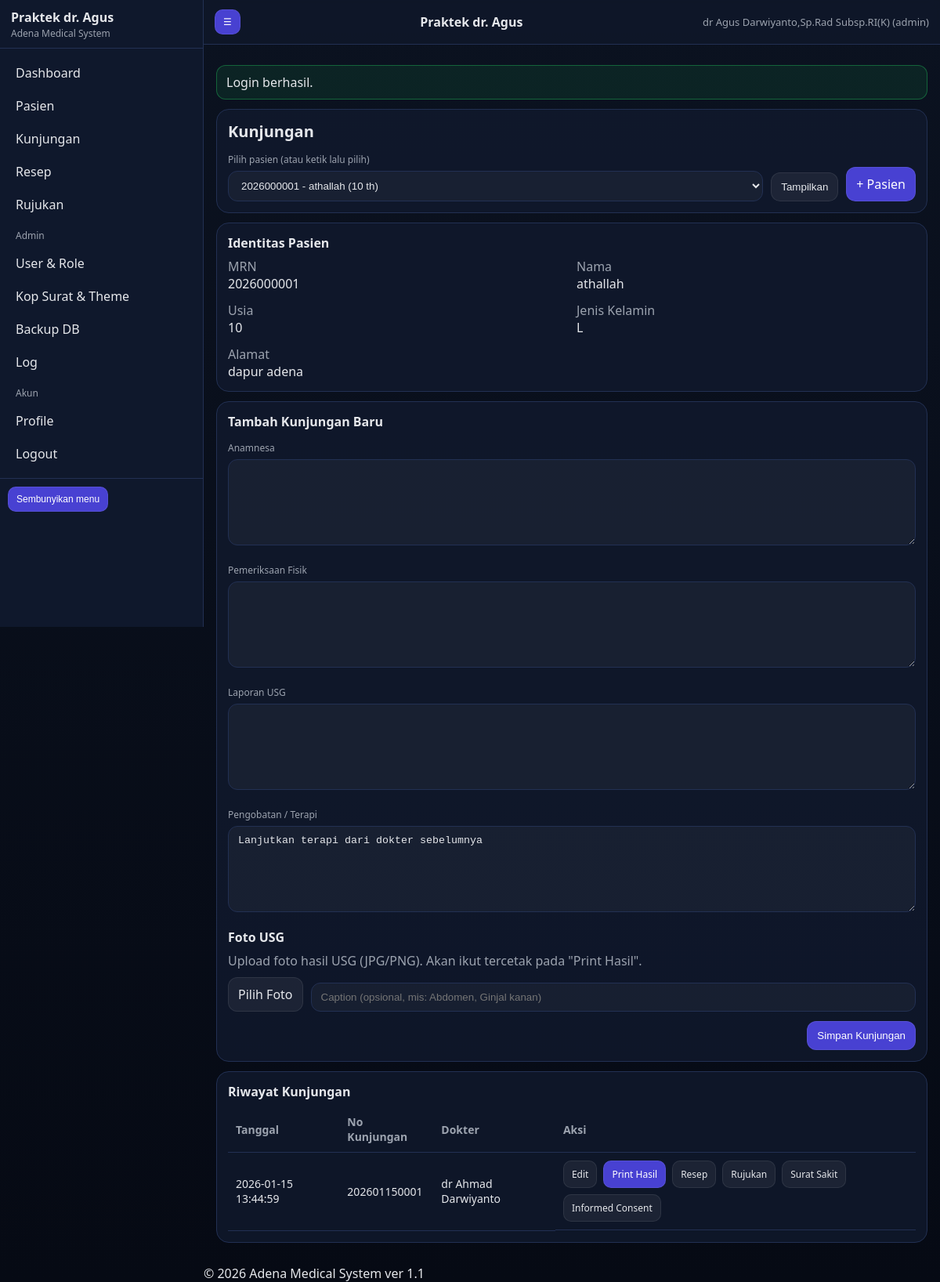
/visits.php?patient_id=2 (signed in), run on an earlier commit of the app's database.
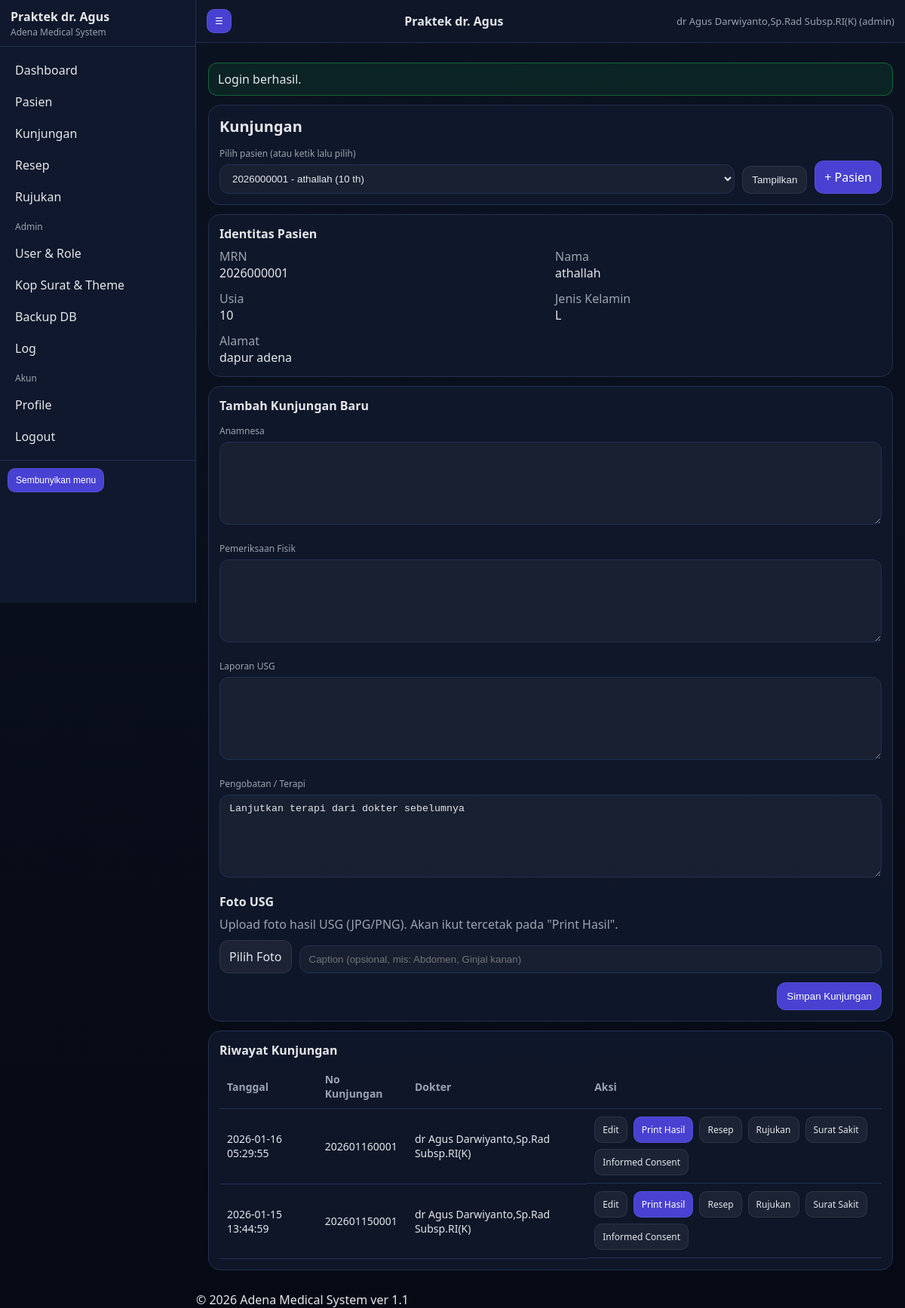
And on a later commit of the database.
### tables this page shows
CREATE TABLE `visits` (
  `id` bigint(20) NOT NULL,
  `patient_id` bigint(20) NOT NULL,
  `visit_no` varchar(30) NOT NULL,
  `visit_date` datetime NOT NULL,
  `anamnesis` mediumtext DEFAULT NULL,
  `physical_exam` mediumtext DEFAULT NULL,
  `usg_report` mediumtext DEFAULT NULL,
  `therapy` mediumtext DEFAULT NULL,
  `doctor_id` int(11) DEFAULT NULL,
  `signature_path` varchar(255) DEFAULT NULL,
  `created_at` datetime NOT NULL,
  `updated_at` datetime DEFAULT NULL
);

CREATE TABLE `users` (
  `id` int(11) NOT NULL,
  `username` varchar(50) NOT NULL,
  `password_hash` varchar(255) NOT NULL,
  `role` enum('admin','dokter','perawat','sekretariat') NOT NULL DEFAULT 'dokter',
  `full_name` varchar(120) DEFAULT NULL,
  `sip` varchar(80) DEFAULT NULL,
  `phone` varchar(50) DEFAULT NULL,
  `email` varchar(120) DEFAULT NULL,
  `signature_path` varchar(255) DEFAULT NULL,
  `is_active` tinyint(1) NOT NULL DEFAULT 1,
  `created_at` datetime NOT NULL,
  `updated_at` datetime DEFAULT NULL
);

### app/db.php (called while the page is built, shortened)
<?php
require_once __DIR__ . '/helpers.php';
function db(): PDO {
  static $pdo = null;
  if ($pdo) return $pdo;
  $cfg = config()['db'];
  $dsn = sprintf('mysql:host=%s;port=%d;dbname=%s;charset=%s',
    $cfg['host'], (int)$cfg['port'], $cfg['name'], $cfg['charset'] ?? 'utf8mb4'
  );
  $opt = [
    PDO::ATTR_ERRMODE => PDO::ERRMODE_EXCEPTION,
    PDO::ATTR_DEFAULT_FETCH_MODE => PDO::FETCH_ASSOC,
    PDO::ATTR_EMULATE_PREPARES => false,
  ];
  try {
    $pdo = new PDO($dsn, $cfg['user'], $cfg['pass'], $opt);
  } catch (Throwable $e) {
    log_app('error', 'DB connection failed', ['err' => $e->getMessage()]);
    throw $e;
  }
  return $pdo;
}

### app/helpers.php (called while the page is built, shortened)
<?php
function e(string $s): string { return htmlspecialchars($s, ENT_QUOTES, 'UTF-8'); }
function config(): array {
  static $cfg = null;
  if ($cfg === null) {
    $file = __DIR__ . '/config.php';
    if (!file_exists($file)) {
      $cfg = require __DIR__ . '/config.sample.php';
    } else {
      $cfg = require $file;
    }
  }
  return $cfg;
}
function base_path(): string {
  $bp = config()['base_path'] ?? '';
  return rtrim($bp, '/');
}
function url(string $path = ''): string {
  $bp = base_path();
  $path = '/' . ltrim($path, '/');
  return $bp . $path;
}
function ensure_dirs(): void {
  $cfg = config();
}

### app/config.php (called while the page is built)
<?php
return array (
  'installed' => true,
  'base_path' => '/AMS',
  'db' =>
  array (
    'host' => '127.0.0.1',
    'port' => 3306,
    'name' => 'ams11',
    'user' => 'root',
    'pass' => '',
    'charset' => 'utf8mb4',
  ),
  'security' =>
  array (
    'session_name' => 'AMSSESSID',
    'csrf_key' => '922e70ba681779f204f2c06607a7a469',
  ),
  'uploads' =>
  array (
    'logo_dir' => 'C:\\xampp\\htdocs\\AMS\\install/../storage/uploads/logo',
    'signature_dir' => 'C:\\xampp\\htdocs\\AMS\\install/../storage/uploads/signature',
  ),
  'paths' =>
  array (
    'logs' => 'C:\\xampp\\htdocs\\AMS\\install/../storage/logs',
    'backups' => 'C:\\xampp\\htdocs\\AMS\\install/../storage/backups',
  ),
  'gdrive' =>
  array (
    'enabled' => false,
    'service_account_json' => 'C:\\xampp\\htdocs\\AMS\\install/../storage/credentials/gdrive_service_account.json',
    'folder_id' => '',
  ),
);

### app/auth.php (called while the page is built, shortened)
<?php
require_once __DIR__ . '/helpers.php';
require_once __DIR__ . '/db.php';
function session_boot(): void {
  $cfg = config();
}

### visits.php (the view, shortened to what the changed rows need)
<?php
require_once __DIR__ . '/app/auth.php';
require_once __DIR__ . '/app/db.php';
$patientId = (int)($_GET['patient_id'] ?? 0);
  ?>
<?php
$patient = null;
if ($patientId > 0) {
  $st = db()->prepare("SELECT * FROM patients WHERE id = ?");
  $st->execute([$patientId]);
  $patient = $st->fetch();
}
$visits = [];
if ($patientId > 0) {
  $st = db()->prepare("SELECT v.*, u.full_name AS doctor_name
                       FROM visits v
                       LEFT JOIN users u ON u.id=v.doctor_id
                       WHERE v.patient_id = ?
                       ORDER BY v.visit_date DESC
                       LIMIT 50");
  $st->execute([$patientId]);
  $visits = $st->fetchAll();
}
require __DIR__ . '/app/views/partials/header.php';
?>
<?php if ($patient): ?>
  <div class="card">
    <table class="table">
      <thead>
        <tr><th>Tanggal</th><th>No Kunjungan</th><th>Dokter</th><th>Aksi</th></tr>
      </thead>
      <tbody>
        <?php foreach ($visits as $v): ?>
          <tr>
            <td><?= e($v['visit_date']) ?></td>
            <td><?= e($v['visit_no']) ?></td>
            <td><?= e($v['doctor_name'] ?? '-') ?></td>
            <td style="display:flex;gap:8px;flex-wrap:wrap">
              <a class="btn small secondary" href="<?= e(url('/visit_edit.php?id='.(int)$v['id'])) ?>">Edit</a>
              <a class="btn small" href="<?= e(url('/print_visit.php?id='.(int)$v['id'])) ?>" target="_blank">Print Hasil</a>
              <a class="btn small secondary" href="<?= e(url('/prescriptions.php?visit_id='.(int)$v['id'])) ?>">Resep</a>
              <a class="btn small secondary" href="<?= e(url('/referrals.php?visit_id='.(int)$v['id'])) ?>">Rujukan</a>
              <a class="btn small secondary" href="<?= e(url('/sick_letters.php?visit_id='.(int)$v['id'])) ?>">Surat Sakit</a>
              <a class="btn small secondary" href="<?= e(url('/consents.php?visit_id='.(int)$v['id'])) ?>">Informed Consent</a>
            </td>
          </tr>
        <?php endforeach; ?>
      </tbody>
    </table>
  </div>
<?php endif; ?>
<?php require __DIR__ . '/app/views/partials/footer.php'; ?>

What changed in the data, as far as the page shows it:
added visits: visit_date "2026-01-16 05:29:55", visit_no "202601160001", users.full_name "dr Agus Darwiyanto,Sp.Rad Subsp.RI(K)"
changed visits (number 2 of 2 on the later page): users.full_name "dr Ahmad Darwiyanto" → "dr Agus Darwiyanto,Sp.Rad Subsp.RI(K)"
